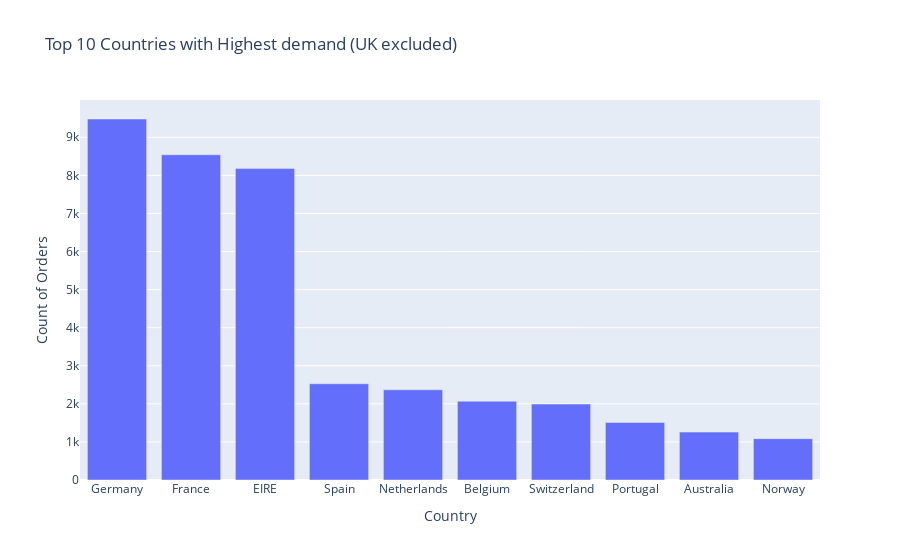

Notebook code cell kept with this figure:
### Code cell
# Top 10 Countries with Highest demand(w/UK)
fig = px.bar(viz_wuk_order, x='Country', y='Count of Orders', title='Top 10 Countries with Highest demand (UK excluded)')
fig.show()

### Figure 1 — Plotly figure (JSON) as saved in the notebook; plotly's stock layout.template omitted (floating-point values rounded to 4 significant figures)
{"data": [{"alignmentgroup": "True", "hovertemplate": "Country=%{x}<br>Count of Orders=%{y}<extra></extra>", "legendgroup": "", "marker": {"color": "#636efa", "pattern": {"shape": ""}}, "name": "", "offsetgroup": "", "orientation": "v", "showlegend": false, "textposition": "auto", "type": "bar", "x": ["Germany", "France", "EIRE", "Spain", "Netherlands", "Belgium", "Switzerland", "Portugal", "Australia", "Norway"], "xaxis": "x", "y": [9480, 8541, 8183, 2528, 2370, 2069, 1994, 1510, 1258, 1086], "yaxis": "y"}], "layout": {"barmode": "relative", "legend": {"tracegroupgap": 0}, "title": {"text": "Top 10 Countries with Highest demand (UK excluded)"}, "xaxis": {"anchor": "y", "domain": [0, 1], "title": {"text": "Country"}}, "yaxis": {"anchor": "x", "domain": [0, 1], "title": {"text": "Count of Orders"}}}}
